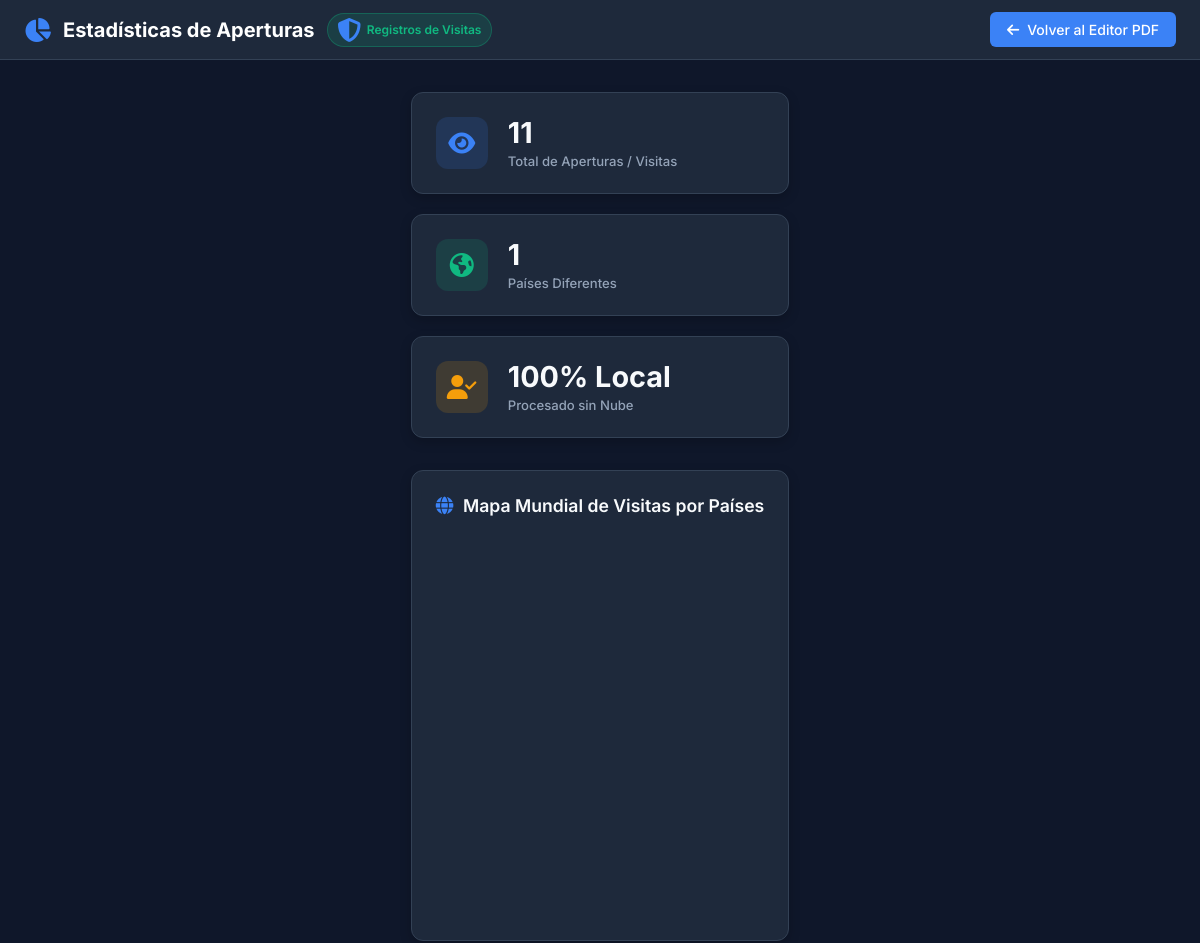
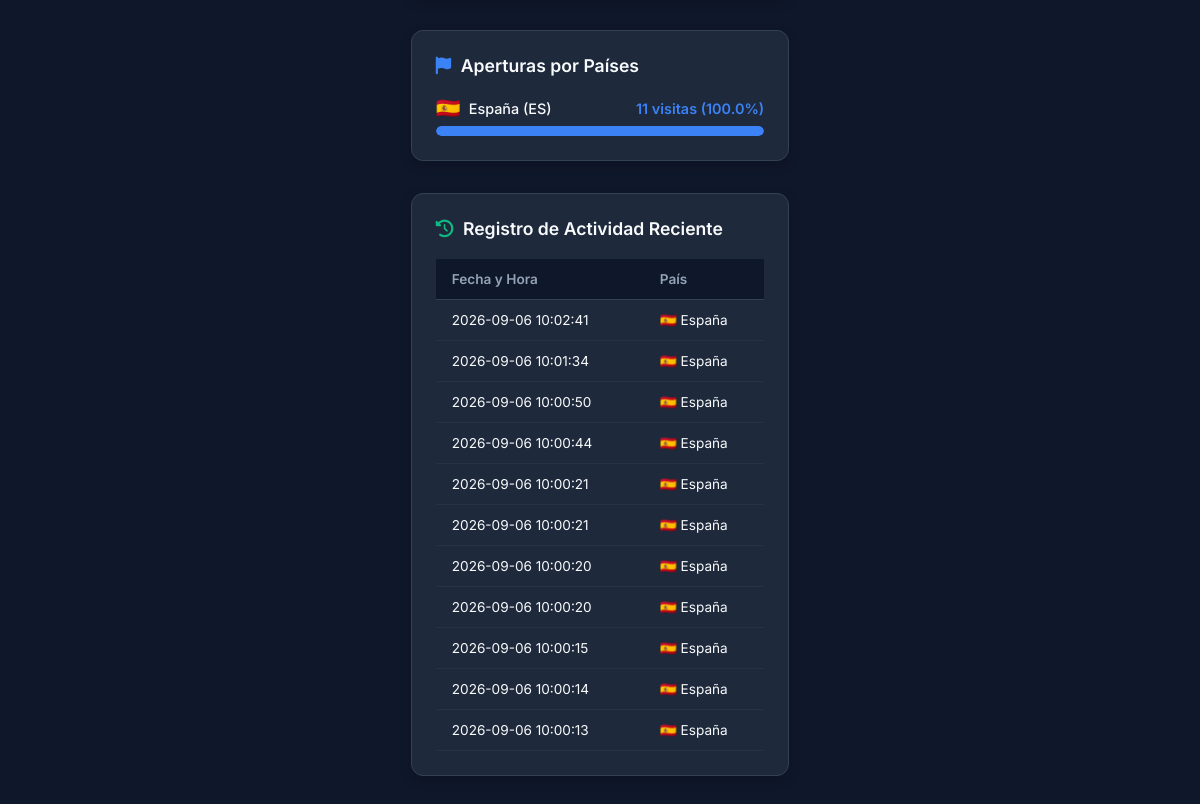
/stats, run on an earlier commit of the app's database (2 pictures, top to bottom).
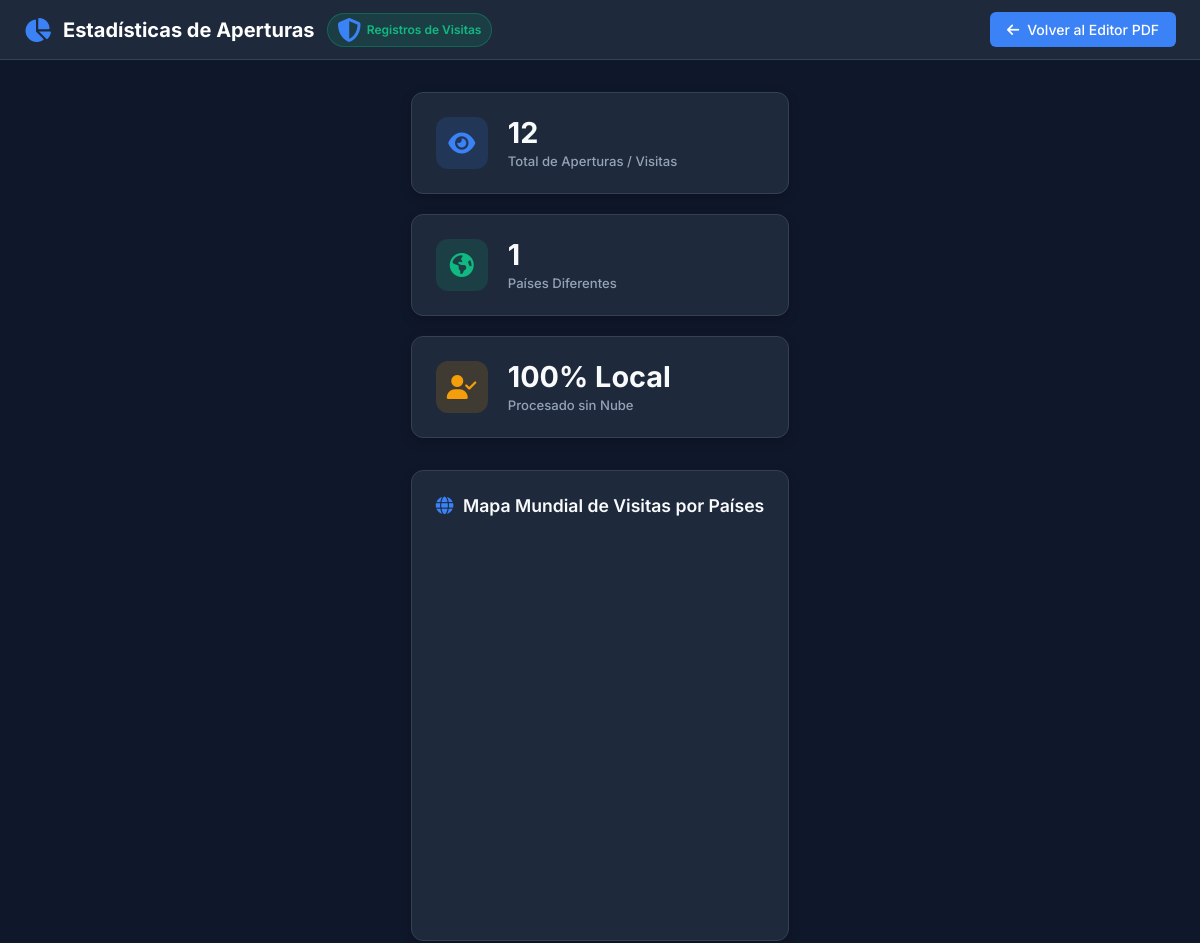
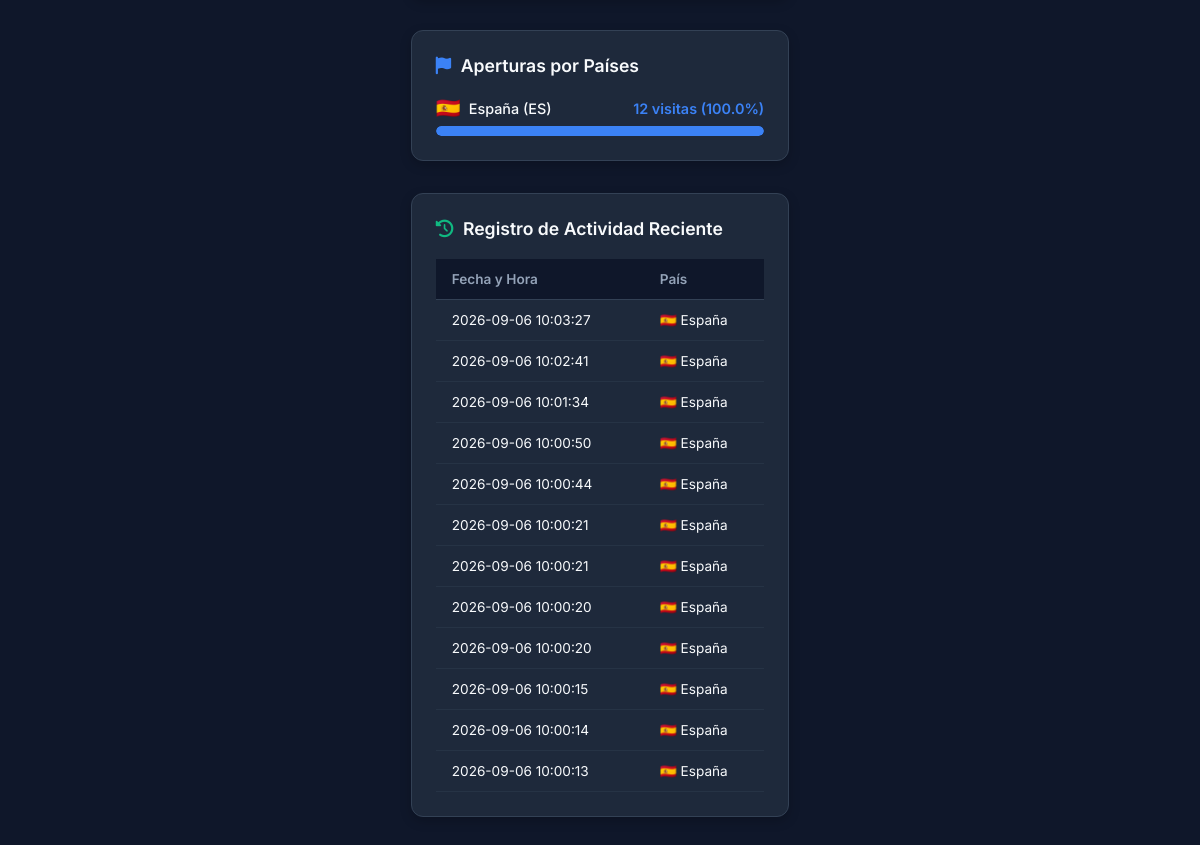
And on a later commit of the database (2 pictures, top to bottom).
### tables this page shows
CREATE TABLE visits (
            id INTEGER PRIMARY KEY AUTOINCREMENT,
            ip_address TEXT,
            country TEXT,
            country_code TEXT,
            user_agent TEXT,
            created_at DATETIME DEFAULT CURRENT_TIMESTAMP
        );

### app.py (the view)
@app.route('/estadisticas')
@app.route('/stats')
def stats():
    stats_data = get_full_stats()
    return render_template('stats.html', stats=stats_data)

### app.py (called while the page is built)
def country_code_to_flag(code):
    if not code or len(code) != 2:
        return '🌐'
    try:
        return chr(ord(code[0].upper()) + 127397) + chr(ord(code[1].upper()) + 127397)
    except Exception:
        return '🌐'

### templates/stats.html (shortened to what this page needs)
<!DOCTYPE html>
<html lang="es">
<head>
    <link rel="stylesheet" href="https://cdnjs.cloudflare.com/ajax/libs/font-awesome/6.5.1/css/all.min.css">
    <link rel="stylesheet" href="{{ url_for('static', filename='css/style.css') }}">
</head>
<body>
    <header class="app-header">
        <div class="logo-container">
            <i class="fas fa-chart-pie"></i>
            <span>Estadísticas de Aperturas</span>
            <span class="badge-local">
                <i class="fas fa-shield-alt"></i> Registros de Visitas
            </span>
        </div>
        <div class="header-actions">
            <a href="/" class="btn btn-primary" style="text-decoration: none;">
                <i class="fas fa-arrow-left"></i> Volver al Editor PDF
            </a>
        </div>
    </header>
    <div class="stats-container">
        <div class="stats-grid-kpi">
            <div class="kpi-card">
                <div class="kpi-icon">
                    <i class="fas fa-eye"></i>
                </div>
                <div>
                    <div class="kpi-value">{{ stats.total_visits }}</div>
                    <div class="kpi-label">Total de Aperturas / Visitas</div>
                </div>
            </div>
            <div class="kpi-card">
                <div class="kpi-icon" style="background-color: rgba(16, 185, 129, 0.15); color: var(--accent-success);">
                    <i class="fas fa-globe-americas"></i>
                </div>
                <div>
                    <div class="kpi-value">{{ stats.total_countries }}</div>
                    <div class="kpi-label">Países Diferentes</div>
                </div>
            </div>
            <div class="kpi-card">
                <div class="kpi-icon" style="background-color: rgba(245, 158, 11, 0.15); color: var(--accent-warning);">
                    <i class="fas fa-user-check"></i>
                </div>
                <div>
                    <div class="kpi-value">100% Local</div>
                    <div class="kpi-label">Procesado sin Nube</div>
                </div>
            </div>
        </div>
        <div class="stats-section">
            <div class="section-title">
                <i class="fas fa-globe" style="color: var(--accent-primary);"></i>
                Mapa Mundial de Visitas por Países
            </div>
            <div id="world-map-container" style="width: 100%; min-height: 380px; border-radius: 8px; overflow: hidden;"></div>
        </div>
        <div class="stats-section">
            <div class="section-title">
                <i class="fas fa-flag" style="color: var(--accent-primary);"></i>
                Aperturas por Países
            </div>
            {% if stats.by_country %}
            <div class="country-list">
                {% for item in stats.by_country %}
                <div class="country-item">
                    <div class="country-info">
                        <span class="country-name">
                            <span class="country-flag">{{ item.flag }}</span>
                            {{ item.country }} ({{ item.country_code }})
                        </span>
                        <span class="country-count">
                            {{ item.count }} visitas ({{ item.percentage }}%)
                        </span>
                    </div>
                    <div class="progress-bar-bg">
                        <div class="progress-bar-fill" style="width: {{ item.percentage }}%;"></div>
                    </div>
                </div>
                {% endfor %}
            </div>
            {% else %}
            <p style="color: var(--text-muted); font-size: 0.9rem;">No hay registros de países aún.</p>
            {% endif %}
        </div>
        <div class="stats-section">
            <div class="section-title">
                <i class="fas fa-history" style="color: var(--accent-success);"></i>
                Registro de Actividad Reciente
            </div>
            <div class="table-responsive">
                <table class="recent-table">
                    <thead>
                        <tr>
                            <th>Fecha y Hora</th>
                            <th>País</th>
                        </tr>
                    </thead>
                    <tbody>
                        {% if stats.recent_visits %}
                        {% for visit in stats.recent_visits %}
                        <tr>
                            <td>{{ visit.created_at }}</td>
                            <td>{{ visit.flag }} {{ visit.country }}</td>
                        </tr>
                        {% endfor %}
                        {% else %}
                        <tr>
                            <td colspan="2" style="text-align: center; color: var(--text-muted);">No hay registros recientes.</td>
                        </tr>
                        {% endif %}
                    </tbody>
                </table>
            </div>
        </div>
    </div>
</body>
</html>

### static/css/style.css (style rules this page uses)
:root { --bg-main: #0f172a; --bg-card: #1e293b; --bg-sidebar: #1e293b; --border-color: #334155; --accent-primary: #3b82f6; --accent-primary-hover: #2563eb; --accent-success: #10b981; --accent-danger: #ef4444; --accent-warning: #f59e0b; --text-main: #f8fafc; --text-muted: #94a3b8; --canvas-shadow: 0 10px 25px -5px rgba(0, 0, 0, 0.5); }
* { box-sizing: border-box; margin: 0; padding: 0; }
body { font-family: 'Inter', system-ui, -apple-system, BlinkMacSystemFont, "Segoe UI", Roboto, sans-serif; background-color: var(--bg-main); color: var(--text-main); min-height: 100vh; display: flex; flex-direction: column; overflow-x: hidden; }
.app-header { position: sticky; top: 0; background-color: var(--bg-card); border-bottom: 1px solid var(--border-color); padding: 0.75rem 1.5rem; display: flex; justify-content: space-between; align-items: center; z-index: 100; width: 100%; }
.logo-container { display: flex; align-items: center; gap: 0.75rem; font-weight: 700; font-size: 1.25rem; color: #ffffff; }
.logo-container i { color: var(--accent-primary); font-size: 1.5rem; }
.badge-local { background-color: rgba(16, 185, 129, 0.15); color: var(--accent-success); border: 1px solid rgba(16, 185, 129, 0.3); padding: 0.25rem 0.6rem; border-radius: 20px; font-size: 0.75rem; font-weight: 600; display: flex; align-items: center; gap: 0.35rem; }
.header-actions { display: flex; align-items: center; gap: 0.75rem; }
.btn { display: inline-flex; align-items: center; justify-content: center; gap: 0.5rem; padding: 0.5rem 1rem; font-size: 0.875rem; font-weight: 500; border-radius: 6px; border: 1px solid transparent; cursor: pointer; transition: all 0.2s ease; color: var(--text-main); background-color: var(--bg-card); }
.btn-primary { background-color: var(--accent-primary); color: #ffffff; }

### templates/stats.html (style rules this page uses)
body { overflow-y: auto !important; }
.stats-container { max-width: 1100px; margin: 0 auto; padding: 2rem 1.5rem; display: flex; flex-direction: column; gap: 2rem; }
.stats-grid-kpi { display: grid; grid-template-columns: repeat(auto-fit, minmax(220px, 1fr)); gap: 1.25rem; }
.kpi-card { background-color: var(--bg-card); border: 1px solid var(--border-color); border-radius: 12px; padding: 1.5rem; display: flex; align-items: center; gap: 1.25rem; box-shadow: 0 4px 12px rgba(0, 0, 0, 0.2); }
.kpi-icon { width: 52px; height: 52px; border-radius: 12px; background-color: rgba(59, 130, 246, 0.15); color: var(--accent-primary); display: flex; align-items: center; justify-content: center; font-size: 1.5rem; }
.kpi-value { font-size: 1.8rem; font-weight: 700; color: var(--text-main); line-height: 1.1; }
.kpi-label { font-size: 0.82rem; color: var(--text-muted); margin-top: 0.25rem; font-weight: 500; }
.stats-section { background-color: var(--bg-card); border: 1px solid var(--border-color); border-radius: 12px; padding: 1.5rem; box-shadow: 0 4px 12px rgba(0, 0, 0, 0.2); }
.section-title { font-size: 1.1rem; font-weight: 600; margin-bottom: 1.25rem; display: flex; align-items: center; gap: 0.6rem; color: var(--text-main); }
.country-list { display: flex; flex-direction: column; gap: 1rem; }
.country-item { display: flex; flex-direction: column; gap: 0.4rem; }
.country-info { display: flex; justify-content: space-between; align-items: center; font-size: 0.9rem; }
.country-name { display: flex; align-items: center; gap: 0.5rem; font-weight: 500; }
.country-flag { font-size: 1.25rem; }
.country-count { font-weight: 600; color: var(--accent-primary); }
.progress-bar-bg { height: 10px; background-color: #0f172a; border-radius: 5px; overflow: hidden; }
.progress-bar-fill { height: 100%; background-color: var(--accent-primary); border-radius: 5px; transition: width 0.5s ease; }
.recent-table { width: 100%; border-collapse: collapse; font-size: 0.85rem; text-align: left; }
.recent-table th { padding: 0.75rem 1rem; border-bottom: 1px solid var(--border-color); color: var(--text-muted); font-weight: 600; background-color: #0f172a; }
.recent-table td { padding: 0.75rem 1rem; border-bottom: 1px solid rgba(51, 65, 85, 0.4); color: var(--text-main); }
.table-responsive { overflow-x: auto; }

What changed in the data, as far as the page shows it:
added visits: created_at "2026-09-06 10:03:27", flag "🇪🇸", country "España"
Also different on the page:
{{ stats.total_visits }}: "11" → "12"
new list line: "🇪🇸 España ( ES ) 12 visitas ( 100.0 %)"
list line gone: "🇪🇸 España ( ES ) 11 visitas ( 100.0 %)"
